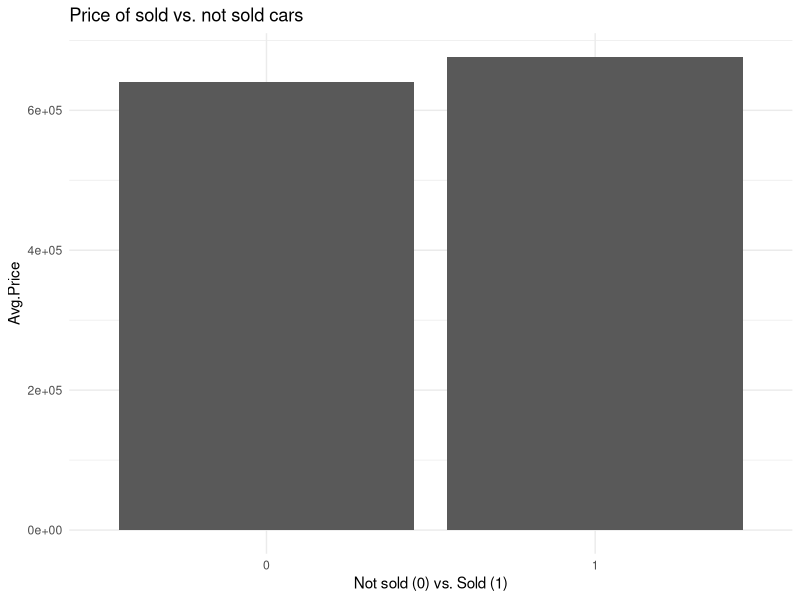
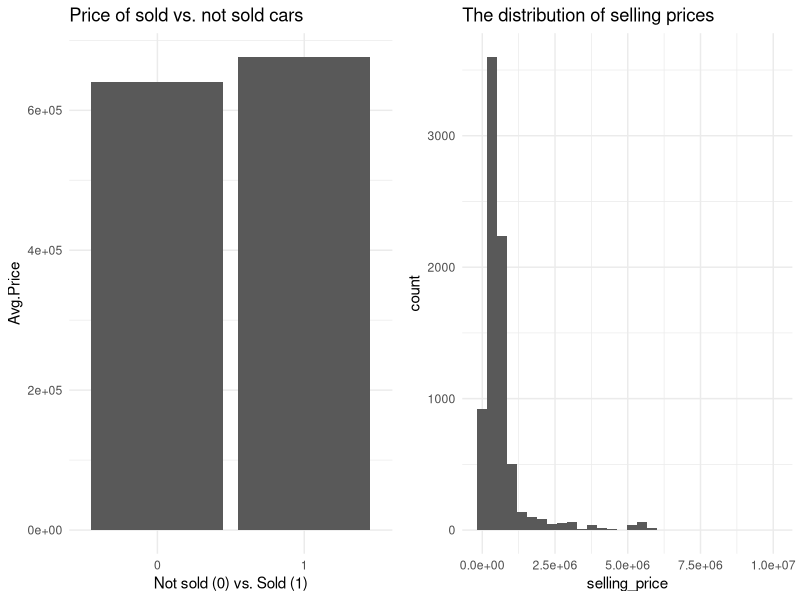

These charts were generated, in order, by the following R code:
## ---- chunk 1
knitr::opts_chunk$set(echo = TRUE)
## ---- chunk 2
df = read.csv("UserCarData.csv")
dim(df)
#did this push work again
## ---- chunk 3
library(tidyverse)

df <- df %>% 
  group_by(Sales_ID) %>% 
  mutate(Sold = sum(sold=='Y'))

df <- df[,-18]
         
summary(df) 

#below is the top areas that sold ratio wise

most_sold = df %>%
  group_by(State.or.Province) %>%
  summarise(avg_sold = mean(Sold=='1')) %>%
  arrange(desc(avg_sold)) %>%
  head(5)

most_sold
## ---- chunk 4
glimpse(df)
## ---- chunk 5
library(ggplot2)
library(gridExtra)

selling_price <- df %>% 
  group_by(Sold) %>% 
  summarise(Avg.Price = mean(selling_price))

barplot<- ggplot(selling_price, aes(x = as.factor(Sold), y =Avg.Price )) + geom_bar(stat = 'identity') + theme_minimal() + labs(title = 'Price of sold vs. not sold cars', x= 'Not sold (0) vs. Sold (1)' )
barplot
###############################################################3

location <- df %>% 
  group_by(State.or.Province) %>% 
  summarise(Avg.Price = mean(selling_price))  

##################################################################

box <- ggplot(df, aes(x=selling_price)) + geom_histogram() + theme_minimal() + labs(title = 'The distribution of selling prices')
  

print(grid.arrange(barplot,box, ncol =2))
